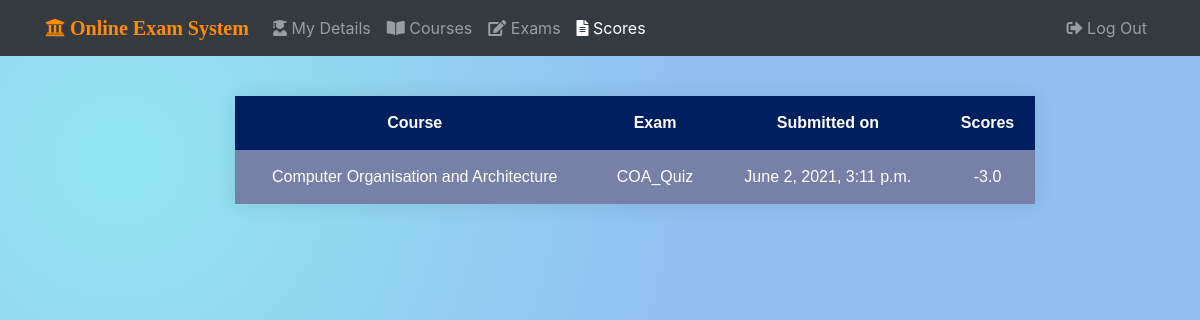
Page /students/student001/scores/ (signed in) on the committed database.
### stud_app/models.py (models this page shows, shortened)
class Attendee(models.Model):
    exam_fk = models.ForeignKey(Exam, on_delete=models.CASCADE)
    student_fk = models.ForeignKey(Student, on_delete=models.CASCADE)
    total_marks = models.FloatField(null=True, blank=True)
    submitted_on = models.DateTimeField(auto_now_add=True, null=True, blank=True, editable=False)

class Exam(models.Model):
    exam_name = models.CharField(max_length=40, unique=True)
    course_fk = models.ForeignKey(Course, verbose_name='Course', on_delete=models.CASCADE)
    qn_mark = models.FloatField(default=4, null=True, blank=True)
    neg_mark = models.FloatField(default=1, null=True, blank=True)
    start_time = models.DateTimeField(null=True, blank=True)
    end_time = models.DateTimeField(null=True, blank=True)
    time_limit = models.DurationField(help_text='HH:MM:SS format') #widget=TimeDurationWidget(), required=False,
    is_active = models.BooleanField(default=True)
    created_on = models.DateTimeField(auto_now_add=True, editable=False)
    updated_on = models.DateTimeField(auto_now=True, editable=False)
    pub_date = models.DateTimeField('Date Published', auto_now_add=True, editable=False)
    def was_published_recently(self):
        now = timezone.now()
        return now - datetime.timedelta(days=1) <= self.pub_date <= now
    was_published_recently.short_description = 'Recently Published?'
    was_published_recently.boolean = True
    was_published_recently.admin_order_field = 'pub_date'
    class Meta:
        ordering = ['start_time',]

class Course(models.Model):
    course_code = models.CharField(max_length=6, unique=True)
    course_name = models.CharField(max_length=50)
    dept_fk = models.ForeignKey(Department, on_delete=models.PROTECT)
    course_desc = models.TextField('Course Description',max_length=300,null=True,blank=True)

### stud_app/views.py (the view)
# urls.py: path('<username>/scores/', views.scores_view, name="scores"),
@login_required()
def scores_view(request, username):
    if request.method == 'POST':
        pass
    else:
        student = get_object_or_404(Student, user__username = username)
        exams_attended = Attendee.objects.filter(student_fk=student)
        context = {
                'username': username,
                'exams_attended': exams_attended,
                'current_page': 'scores',
            }
        return render(request, 'stud_app/scores.html', context)

### stud_app/templates/stud_app/scores.html (shortened to what this page needs)
{% extends 'base.html' %}
{% load static %}
{% block head %}
    <link rel="stylesheet" href="{% static 'stud_app/css/scores.css' %}">
{% endblock %}
{% block content %}
<div class="container">
<div class="row">
<div class="col-2"></div>
<div class="col-8">
<form action="" method="post">
    <div class="table-container">
        <table>
            <thead>
                <tr>
                    <th>Course</th>
                    <th>Exam</th>
                    <th>Submitted on</th>
                    <th>Scores</th>
                </tr>
            </thead>
            <tbody>
                {% for exam_attended in exams_attended %}
                <tr>
                    <td>{{ exam_attended.exam_fk.course_fk.course_name }}</td>
                    <td>{{ exam_attended.exam_fk.exam_name }}</td>
                    <td>{{ exam_attended.submitted_on }}</td>
                    <td>{{ exam_attended.total_marks }}</td>
                </tr>
                {% endfor %}
            </tbody>
        </table>
    </div>
</form>
</div>
</div>
</div>
{% endblock %}

### static/css/master.css (style rules this page uses)
body, html { height: 100%; background-repeat: no-repeat; background-attachment: fixed; background-image: radial-gradient( circle farthest-corner at 10% 20%, rgba(147,230,241,1) 0%, rgba(145,192,241,1) 45.5% ); }

### stud_app/static/stud_app/css/scores.css (style rules this page uses)
.table-container { background-color: #55608f; font-family: sans-serif; font-weight: 100; position: absolute; margin-top: 30px; }
table { width: 800px; border-collapse: collapse; overflow: hidden; box-shadow: 0 0 20px rgba(0, 0, 0, 0.1); }
th, td { padding: 15px; background-color: rgba(255, 255, 255, 0.2); color: rgb(255, 255, 255); text-align: center; }
thead th { background-color:#001F61; }
tbody td { position: relative; }

### rows in the picture
Attendee: exam_fk.course_fk.course_name "Computer Organisation and Architecture", exam_fk.exam_name "COA_Quiz", submitted_on "June 2, 2021, 3:11 p.m.", total_marks "-3.0"
